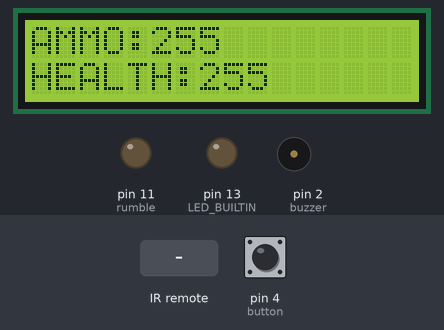
Recording of a sketch running on a simulated Arduino Nano, built with avr-gcc and run on an emulated ATmega328P. Parts: 16×2 character LCD, output pins drawn as LEDs (lit = HIGH), buzzer (waves = sounding, pin HIGH). The test bench sets the inputs (shaded band); at power-on: pin 4 (button) HIGH. EEPROM starts erased; what the sketch prints to the serial monitor is not drawn.

Above: at 1.2 s.
1.3 s: pin 4 (button) pulled LOW for 0.15 s
At 3.1 s:
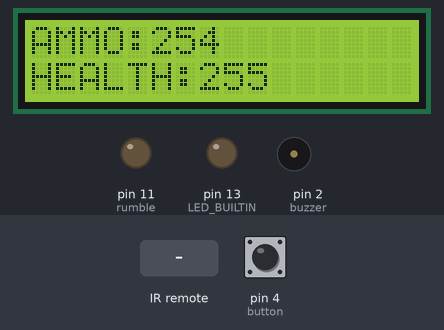
3.4 s: infrared code 0xBBBBBBBB received
At 4.0 s:
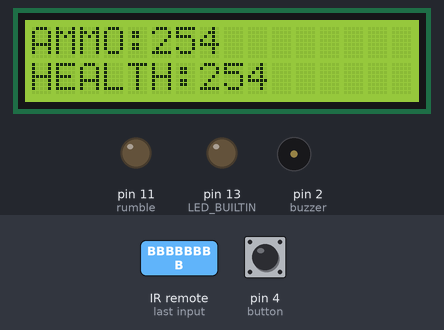
5.1 s: infrared code 0x6EF0EB64 received
At 5.6 s:
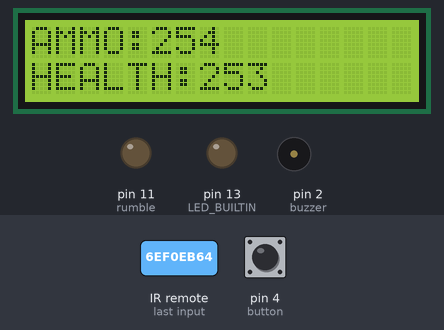
6.8 s: pin 4 (button) pulled LOW for 1 s
At 7.2 s:
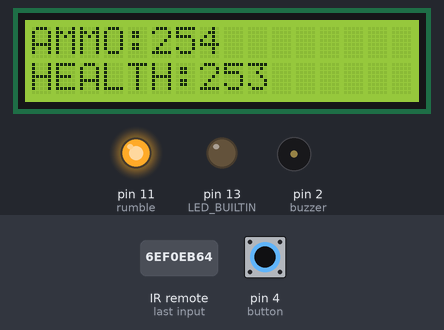
Timing chart, 0 to 9.8 s (numbered marks = the images above; inputs shaded):
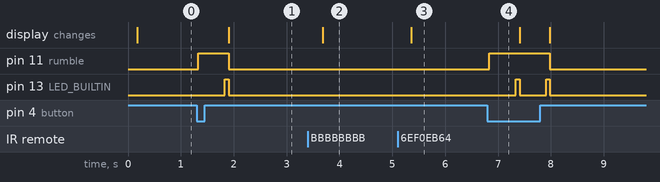

The sketch:

FINALLASERTAG1.ino
```cpp
//this code is for arduino NANO , so change the board to Arduino Nano

//GUN 1
#include<IRremote.h>
#include <LiquidCrystal.h>
#include<EEPROM.h>
int i;
int rec = 12;

int buzzer = 2;
int rumble = 11;
int button = 4;
int flag = 0;

const int rs = 10, en = 9, d4 = 8, d5 = 7 , d6 = 6, d7 = 5;
LiquidCrystal lcd(rs, en, d4, d5, d6, d7);

int resett = 29986;                //Decimal for Reset Hex

IRsend irsend;
IRrecv IRrec(rec);
decode_results results;

int ammo_addr = 0;          //addr of ammo variable
int health_addr = 1;        //addr of health variable

int health = 20;
int ammo = 90;

void setup() {

  Serial.begin(9600);
  IRrec.enableIRIn();
  pinMode(button, INPUT_PULLUP);
  pinMode(LED_BUILTIN, OUTPUT);
  //digitalWrite(button,HIGH);
  pinMode(buzzer, OUTPUT);
  pinMode(rumble, OUTPUT);

  digitalWrite(buzzer, LOW);
  digitalWrite(rumble, LOW);

  //reading previous value from EEPROM
  ammo = EEPROM.read(ammo_addr);
  health = EEPROM.read(health_addr);
  //Overwriting previous value
  EEPROM.write(ammo_addr, ammo);
  EEPROM.write(health_addr, health);
  lcd.begin(16, 2);
}
void loop()
{
  digitalWrite(LED_BUILTIN, LOW);
  //reading previous value from EEPROM
  ammo = EEPROM.read(ammo_addr);
  health = EEPROM.read(health_addr);

  //Sending IR signal
  int a = digitalRead(button);
  if (a == 0)
  {
    digitalWrite(rumble, HIGH);
    delay(500);

    if (ammo != 0)
    {
      Serial.print("shooting");
      digitalWrite(LED_BUILTIN, HIGH);
      irsend.sendNEC(0xAAAAAAAA, 32);       //Send IR code AAAAAAAA
      ammo--;
      EEPROM.write(ammo_addr, ammo);        //Saving updated ammo
    }
    IRrec.enableIRIn();
  }
  //Receiving IR signal through TSOP
  else
  {
    delay(100);
    if (IRrec.decode(&results))
    {
      Serial.println(results.value, HEX);
      if (results.value == 0xBBBBBBBB || results.value == 0x6EF0EB64)
      { //check for infrared signal
        if (health != 0)
        {
          Serial.println(results.value, HEX );         //print ir hex code
          delay(100);
          health--;
          Serial.println(health);
          EEPROM.write(health_addr, health);           //Saving updated health
          if (health == 0 ) {
            lcd.setCursor(0, 1);
            lcd.print("DEAD            ");
            digitalWrite(buzzer, HIGH);
          }
        }
        delay(100);
      }

      //Resetting Ammo and Health
      if (results.value == resett) {
        health = 20;
        ammo = 90;
        digitalWrite(buzzer, LOW);
        EEPROM.write(ammo_addr, ammo);
        EEPROM.write(health_addr, health);

        ammo = EEPROM.read(ammo_addr);
        health = EEPROM.read(health_addr);
        IRrec.resume();
      }
      IRrec.resume();
    }
  }

  //Printing values on LCD
  if (ammo > 0)
  {
    lcd.setCursor(0, 0);
    lcd.print("AMMO:");
    lcd.print(ammo);
    lcd.print("         ");
  }
  else
  {
    lcd.setCursor(0, 0);
    lcd.print("NO AMMO LEFT       ");
    if (flag == 0)
    {
      for (i = 0; i < 5; i++)
      {
        digitalWrite(buzzer, HIGH);
        delay(500);
        digitalWrite(buzzer, LOW);
        delay(500);
      }
      flag = 1;
    }

  }
  if (health > 0)
  {
    lcd.setCursor(0, 1);
    lcd.print("HEALTH:");
    lcd.print(health);
    lcd.print("         ");
  }
  digitalWrite(rumble, LOW);
}
```

Measured:
- after the input at 1.3 s, pin 11 (rumble): LOW → HIGH at once, → LOW 0.57 s later; pin 13 (LED_BUILTIN): LOW → HIGH after 0.53 s, → LOW 0.07 s later; the display: changes after 0.60 s (image 1)
- after the input at 3.4 s, the display: changes after 0.29 s (image 2)
- after the input at 5.1 s, the display: changes after 0.26 s (image 3)
- after the input at 6.8 s, pin 11 (rumble): LOW → HIGH at once, → LOW 1.1 s later; pin 13 (LED_BUILTIN): alternates HIGH for 0.07 s and LOW for 0.50 s, 4 changes in all, then stays LOW, starting after 0.54 s
